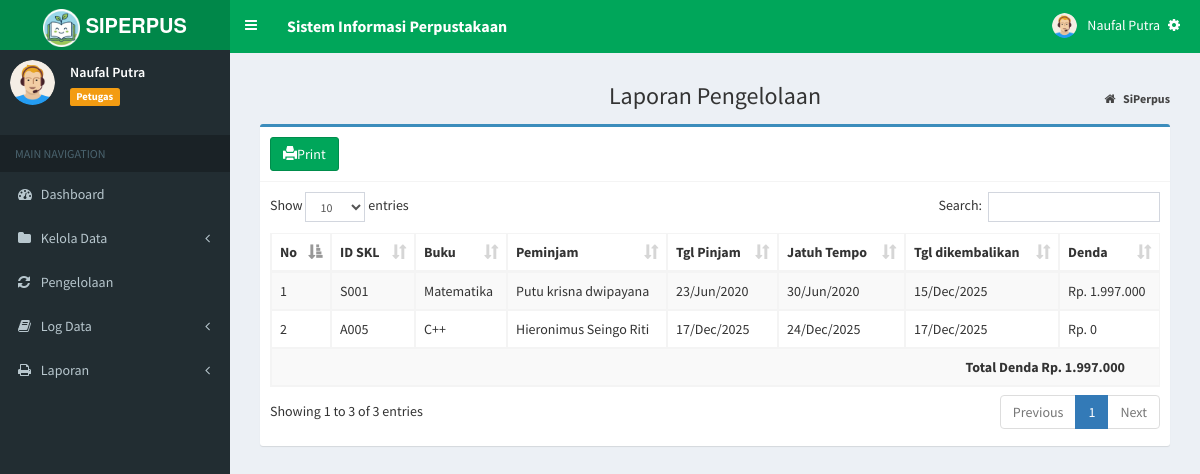
/index.php?page=laporan_sirkulasi (signed in), run on an earlier commit of the app's database.
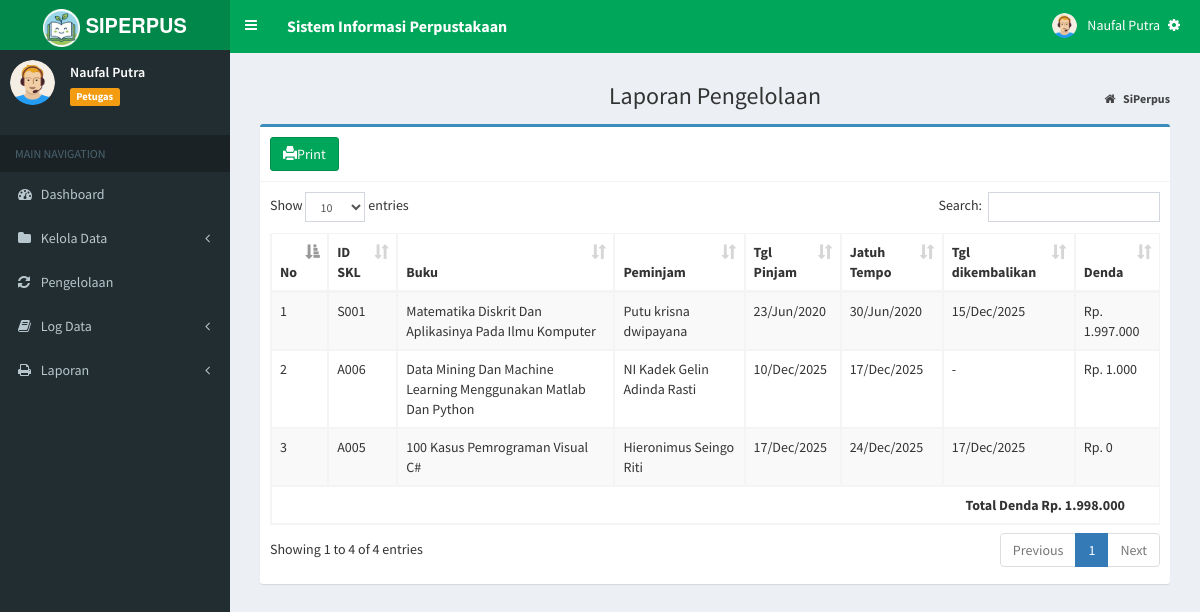
And on a later commit of the database.
### tables this page shows
CREATE TABLE `tb_sirkulasi` (
  `id_sk` varchar(20) NOT NULL,
  `id_buku` varchar(10) NOT NULL,
  `id_anggota` varchar(10) NOT NULL,
  `tgl_pinjam` date NOT NULL,
  `tgl_kembali` date NOT NULL,
  `status` enum('PIN','KEM') NOT NULL,
  `tgl_dikembalikan` date DEFAULT NULL,
  PRIMARY KEY (`id_sk`),
  KEY `id_buku` (`id_buku`),
  KEY `id_anggota` (`id_anggota`),
  CONSTRAINT `tb_sirkulasi_ibfk_1` FOREIGN KEY (`id_buku`) REFERENCES `tb_buku` (`id_buku`) ON DELETE CASCADE ON UPDATE CASCADE,
  CONSTRAINT `tb_sirkulasi_ibfk_2` FOREIGN KEY (`id_anggota`) REFERENCES `tb_anggota` (`id_anggota`) ON DELETE CASCADE ON UPDATE CASCADE
);

CREATE TABLE `tb_buku` (
  `id_buku` varchar(10) NOT NULL,
  `judul_buku` varchar(500) NOT NULL,
  `pengarang` varchar(100) NOT NULL,
  `penerbit` varchar(100) NOT NULL,
  `th_terbit` year NOT NULL,
  `foto_buku` varchar(255) DEFAULT NULL,
  PRIMARY KEY (`id_buku`)
);

CREATE TABLE `tb_anggota` (
  `id_anggota` varchar(10) NOT NULL,
  `nama` varchar(100) DEFAULT NULL,
  `jekel` enum('Laki-laki','Perempuan') NOT NULL,
  `jurusan` varchar(50) NOT NULL,
  `no_hp` varchar(15) NOT NULL,
  PRIMARY KEY (`id_anggota`)
);

### admin/laporan/laporan_sirkulasi.php (the view)
<section class="content-header">
	<h1 style="text-align:center;">
		Laporan Pengelolaan
	</h1>
	<ol class="breadcrumb">
		<li>
			<a href="index.php">
				<i class="fa fa-home"></i>
				<b>SiPerpus</b>
			</a>
		</li>
	</ol>
</section>
<section class="content">
	<div class="box box-primary">
		<div class="box-header with-border">
		<a href="?page=MyApp/print_laporan" title="Print" class="btn btn-success" stlye="color : green;">
				<i class="glyphicon glyphicon-print"></i>Print</a>
		</div>
		<div class="box-body">
			<div class="table-responsive">
				<table id="example1" class="table table-bordered table-striped">
					<thead>
						<tr>
							<th>No</th>
							<th>ID SKL</th>
							<th>Buku</th>
							<th>Peminjam</th>
							<th>Tgl Pinjam</th>
							<th>Jatuh Tempo</th>
							<th>Tgl dikembalikan</th>
							<th>Denda</th>
						</tr>
					</thead>
				<tbody>
				<?php
                $sql=mysqli_query($koneksi,"SELECT tb_sirkulasi.id_buku,
				tb_buku.judul_buku,
				tb_anggota.id_anggota,
				tb_anggota.nama,
				tb_sirkulasi.id_sk,
				tb_sirkulasi.tgl_pinjam,
				tb_sirkulasi.tgl_kembali,
				tb_sirkulasi.tgl_dikembalikan,
                  	if(datediff(now( ) , tb_sirkulasi.tgl_kembali)<=0,0,datediff(now( ) , tb_sirkulasi.tgl_kembali) ) telat_pengembalian FROM tb_sirkulasi
					JOIN tb_anggota ON tb_anggota.id_anggota=tb_sirkulasi.id_anggota
					JOIN tb_buku ON tb_buku.id_buku=tb_sirkulasi.id_buku where tb_sirkulasi.status='KEM'
					Order By id_anggota");
				$no =null;
				$total_denda=null;
				$tarif_denda=1000;
                while ($data=mysqli_fetch_array($sql,MYSQLI_ASSOC)) {
					$no++;
					$total_denda=$total_denda+($data['telat_pengembalian']*$tarif_denda);
					echo '<tr>
						<td>'.$no.'</td>
						<td>'.$data['id_sk'].'</td>
						<td>'.$data['judul_buku'].'</td>
						<td>'.$data['nama'].'</td>
						<td>'.date_format(new DateTime($data['tgl_pinjam']),'d/M/Y').'</td>
						<td>'.date_format(new DateTime($data['tgl_kembali']),'d/M/Y').'</td>
						<td>'.($data['tgl_dikembalikan'] ? date_format(new DateTime($data['tgl_dikembalikan']), 'd/M/Y') : '-').'</td>
						<td>Rp. '.number_format($data['telat_pengembalian']*$tarif_denda,0,',','.').'</td>
						</tr>';
				}
				?>
				<tr>
					<th colspan="8" style="text-align:right; padding-right:0.90cm;">
					Total Denda Rp. <?php echo number_format($total_denda,0,',','.');?>
					</th>
				</tr>
					</tbody>
				</table>
			</div>
		</div>
	</div>
</section>

What changed in the data, as far as the page shows it:
changed through a linked row, tb_sirkulasi "Putu krisna dwipayana": id_buku.judul_buku "Matematika" → "Matematika Diskrit Dan Aplikasinya Pada Ilmu Komputer"
now on this page (row edited): tb_sirkulasi: id_sk "A006", id_buku.judul_buku "Data Mining Dan Machine Learning Menggunakan Matlab Dan Python", id_anggota.nama "NI Kadek Gelin Adinda Rasti", tgl_pinjam "10/Dec/2025", tgl_kembali "17/Dec/2025", telat_pengembalian "1.000"
changed through a linked row, tb_sirkulasi "Hieronimus Seingo Riti": id_buku.judul_buku "C++" → "100 Kasus Pemrograman Visual C#"
Also different on the page:
text written by a page script: "Show entries Search: Showing 1 to 3 of 3 entries Previous 1 Next" → "Show entries Search: Showing 1 to 4 of 4 entries Previous 1 Next"
$total_denda: "1.997.000" → "1.998.000"
